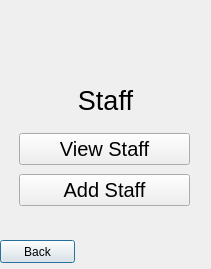
<?xml version="1.0" encoding="UTF-8"?>
<ui version="4.0">
 <class>People_Staff_Menu</class>
 <widget class="QDialog" name="People_Staff_Menu">
  <property name="geometry">
   <rect>
    <x>0</x>
    <y>0</y>
    <width>211</width>
    <height>269</height>
   </rect>
  </property>
  <property name="windowTitle">
   <string>Staff Menu</string>
  </property>
  <widget class="QPushButton" name="Staff_BackButton">
   <property name="geometry">
    <rect>
     <x>0</x>
     <y>240</y>
     <width>75</width>
     <height>23</height>
    </rect>
   </property>
   <property name="text">
    <string>Back</string>
   </property>
  </widget>
  <widget class="QLabel" name="Staff_MenuText">
   <property name="geometry">
    <rect>
     <x>0</x>
     <y>80</y>
     <width>211</width>
     <height>41</height>
    </rect>
   </property>
   <property name="font">
    <font>
     <pointsize>20</pointsize>
    </font>
   </property>
   <property name="text">
    <string>Staff</string>
   </property>
   <property name="alignment">
    <set>Qt::AlignCenter</set>
   </property>
  </widget>
  <widget class="QLabel" name="StaffMenu_Logo">
   <property name="geometry">
    <rect>
     <x>70</x>
     <y>10</y>
     <width>71</width>
     <height>71</height>
    </rect>
   </property>
   <property name="text">
    <string/>
   </property>
  </widget>
  <widget class="QWidget" name="verticalLayoutWidget">
   <property name="geometry">
    <rect>
     <x>19</x>
     <y>130</y>
     <width>171</width>
     <height>80</height>
    </rect>
   </property>
   <layout class="QVBoxLayout" name="verticalLayout">
    <item>
     <widget class="QPushButton" name="Staff_ViewButton">
      <property name="font">
       <font>
        <pointsize>15</pointsize>
       </font>
      </property>
      <property name="text">
       <string>View Staff</string>
      </property>
     </widget>
    </item>
    <item>
     <widget class="QPushButton" name="Staff_AddButton">
      <property name="font">
       <font>
        <pointsize>15</pointsize>
       </font>
      </property>
      <property name="text">
       <string>Add Staff</string>
      </property>
     </widget>
    </item>
   </layout>
  </widget>
  <zorder>Staff_BackButton</zorder>
  <zorder>Staff_MenuText</zorder>
  <zorder>StaffMenu_Logo</zorder>
  <zorder>verticalLayoutWidget</zorder>
  <zorder>Staff_ViewButton</zorder>
 </widget>
 <resources/>
 <connections>
  <connection>
   <sender>Staff_BackButton</sender>
   <signal>clicked()</signal>
   <receiver>People_Staff_Menu</receiver>
   <slot>BackButton()</slot>
   <hints>
    <hint type="sourcelabel">
     <x>29</x>
     <y>225</y>
    </hint>
    <hint type="destinationlabel">
     <x>53</x>
     <y>235</y>
    </hint>
   </hints>
  </connection>
  <connection>
   <sender>Staff_ViewButton</sender>
   <signal>clicked()</signal>
   <receiver>People_Staff_Menu</receiver>
   <slot>ViewStaffButton()</slot>
   <hints>
    <hint type="sourcelabel">
     <x>137</x>
     <y>132</y>
    </hint>
    <hint type="destinationlabel">
     <x>144</x>
     <y>406</y>
    </hint>
   </hints>
  </connection>
  <connection>
   <sender>Staff_AddButton</sender>
   <signal>clicked()</signal>
   <receiver>People_Staff_Menu</receiver>
   <slot>AddStaffButton()</slot>
   <hints>
    <hint type="sourcelabel">
     <x>110</x>
     <y>170</y>
    </hint>
    <hint type="destinationlabel">
     <x>110</x>
     <y>329</y>
    </hint>
   </hints>
  </connection>
 </connections>
 <slots>
  <slot>BackButton()</slot>
  <slot>ViewStaffButton()</slot>
  <slot>AddStaffButton()</slot>
 </slots>
</ui>
